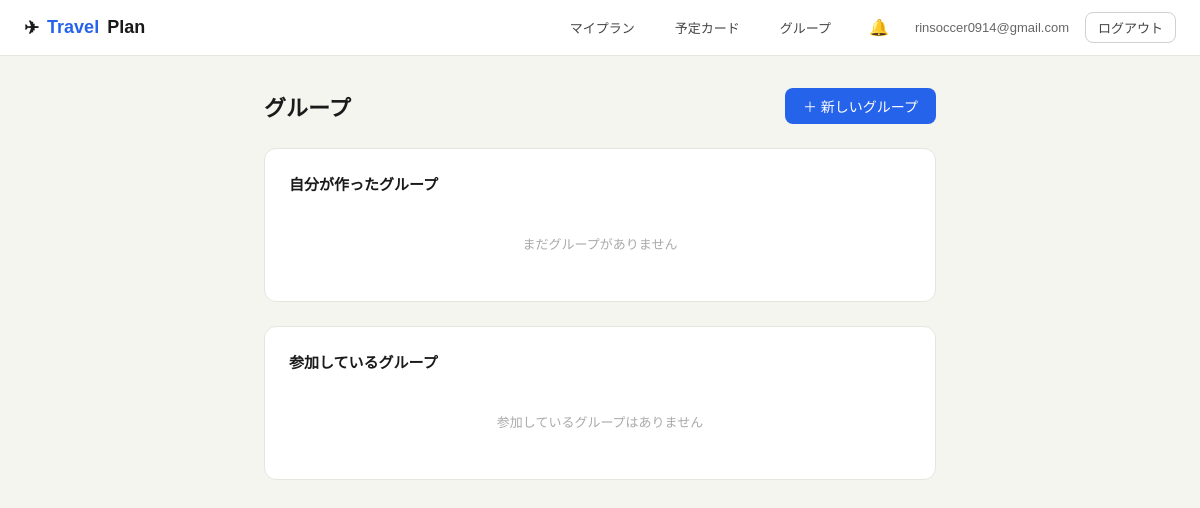
/groups/ (signed in), run on an earlier commit of the app's database.
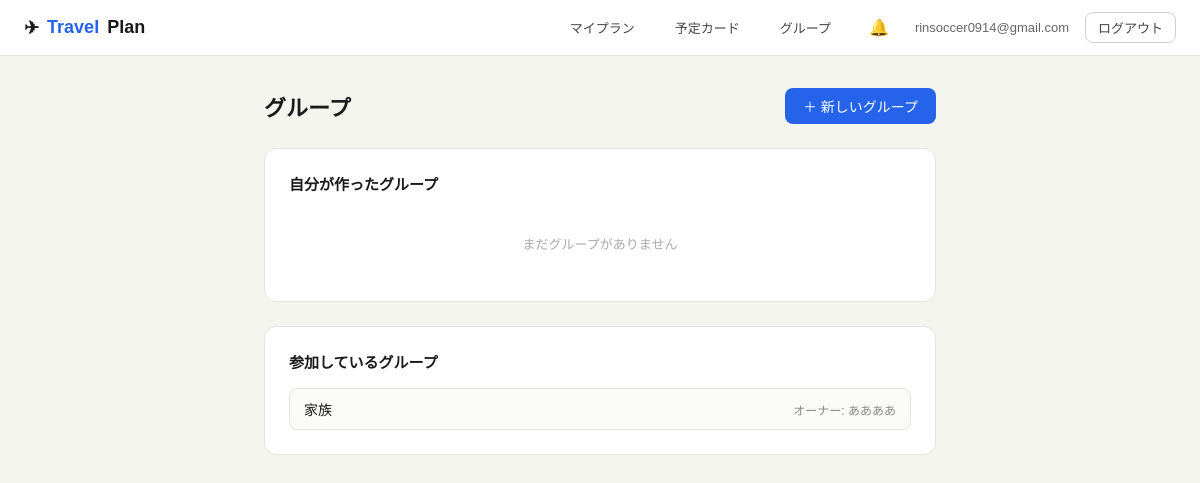
And on a later commit of the database.
### travel/models.py (models this page shows, shortened)
class Group(models.Model):
    name = models.CharField(max_length=100)
    owner = models.ForeignKey(User, on_delete=models.CASCADE, related_name='owned_groups')
    members = models.ManyToManyField(User, related_name='travel_groups', blank=True)
    created_at = models.DateTimeField(auto_now_add=True)
    class Meta:
        ordering = ['name']

### travel/views.py (the view)
# urls.py: path('groups/', views.group_list, name='group_list'),
@login_required
def group_list(request):
    owned_groups = Group.objects.filter(owner=request.user)
    joined_groups = Group.objects.filter(members=request.user).exclude(owner=request.user)
    return render(request, 'travel/group_list.html', {
        'owned_groups': owned_groups,
        'joined_groups': joined_groups,
    })

### travel/context_processors.py (called while the page is built)
def notifications(request):
    if not request.user.is_authenticated:
        return {}
    reject_count = CardResponse.objects.filter(
        status='rejected', is_read=False, item__plan__user=request.user,
    ).exclude(comment='').count()
    like_count = PlanLike.objects.filter(
        plan__user=request.user, is_read=False,
    ).exclude(user=request.user).count()
    return {'unread_notification_count': reject_count + like_count}

### travel/templates/travel/group_list.html (shortened to what this page needs)
{% extends 'travel/base.html' %}
{% block content %}
<div class="container" style="max-width:720px">
  <div style="display:flex;align-items:center;justify-content:space-between;margin-bottom:24px">
    <h1 style="font-size:22px;font-weight:600">グループ</h1>
    <a href="/groups/new/" class="btn btn-primary">＋ 新しいグループ</a>
  </div>
  <div class="card" style="margin-bottom:24px">
    <h2 style="font-size:15px;font-weight:600;margin-bottom:16px">自分が作ったグループ</h2>
    {% if owned_groups %}
    <div style="display:flex;flex-direction:column;gap:8px">
      {% for group in owned_groups %}
      <a href="/groups/{{ group.pk }}/" style="display:flex;align-items:center;gap:10px;padding:10px 14px;border:1px solid #e5e5e0;border-radius:8px;background:#fafaf8;color:inherit">
        <span style="flex:1;font-size:14px;font-weight:500">{{ group.name }}</span>
        <span style="font-size:12px;color:#888">メンバー {{ group.members.count|add:1 }}人</span>
      </a>
      {% endfor %}
    </div>
    {% else %}
    <div style="text-align:center;padding:24px;color:#aaa;font-size:13px">まだグループがありません</div>
    {% endif %}
  </div>
  <div class="card">
    <h2 style="font-size:15px;font-weight:600;margin-bottom:16px">参加しているグループ</h2>
    {% if joined_groups %}
    <div style="display:flex;flex-direction:column;gap:8px">
      {% for group in joined_groups %}
      <a href="/groups/{{ group.pk }}/" style="display:flex;align-items:center;gap:10px;padding:10px 14px;border:1px solid #e5e5e0;border-radius:8px;background:#fafaf8;color:inherit">
        <span style="flex:1;font-size:14px;font-weight:500">{{ group.name }}</span>
        <span style="font-size:12px;color:#888">オーナー: {{ group.owner.username }}</span>
      </a>
      {% endfor %}
    </div>
    {% else %}
    <div style="text-align:center;padding:24px;color:#aaa;font-size:13px">参加しているグループはありません</div>
    {% endif %}
  </div>
</div>
{% endblock %}

What changed in the data, as far as the page shows it:
added Group: name "家族", owner.username "ああああ"
Also different on the page:
text no longer shown: "参加しているグループはありません"
